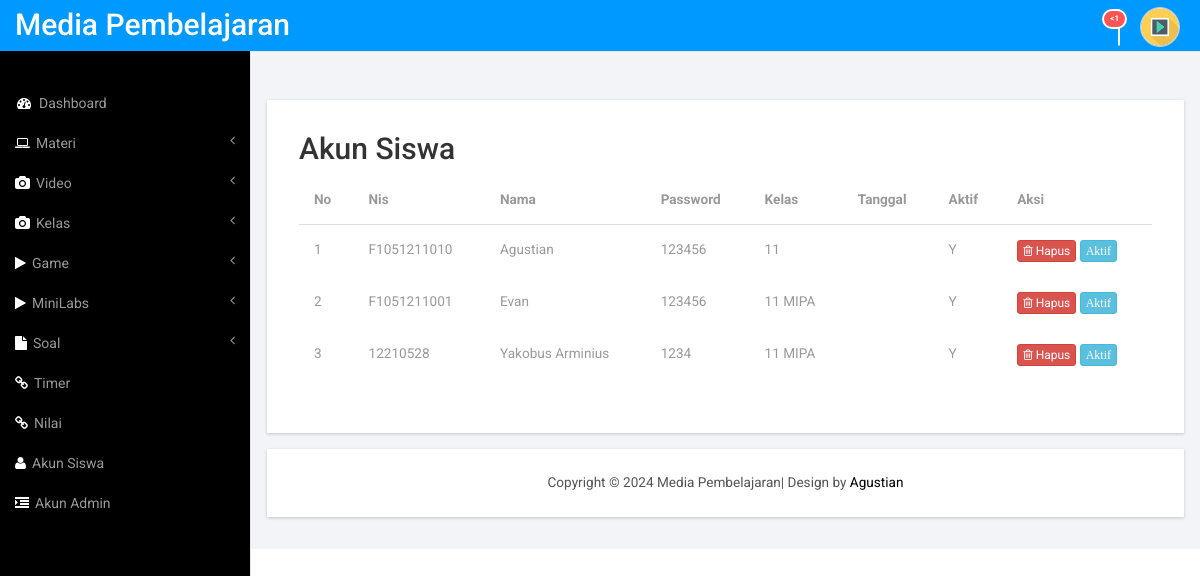
The page /admin/admin.php?page=akun_siswa (signed in) on the database its author committed.
### tables this page shows
CREATE TABLE `tabel_loginsiswa` (
  `id_loginsiswa` int(11) NOT NULL,
  `nis` varchar(10) NOT NULL,
  `kelas` varchar(10) NOT NULL,
  `nama` varchar(50) NOT NULL,
  `username` varchar(50) NOT NULL,
  `password` varchar(50) NOT NULL,
  `Aktif` enum('Y','N') NOT NULL
);

### admin/modul/akun_siswa/akun_siswa_page.php (the view)
<div class="content_bottom">
     <div class="col-md-12 span_3">
          <div class="bs-example1" data-example-id="contextual-table">
<h2 class="sub-header">Akun Siswa</h2>
 <table class="table">
 <thead>
  <tr>
    <th>No</th>
    <th>Nis</th>
    <th>Nama</th>
    <th>Password</th>
    <th>Kelas</th>
    <th>Tanggal</th>
    <th>Aktif</th>
    <th>Aksi</th>
  </tr>
  <?php
    $no=1;
    $page = mysqli_query($koneksi,"SELECT * FROM tabel_loginsiswa ") or die(mysqli_error());
    while($data=mysqli_fetch_array($page)){
  ?>
  <tr>
    <td> <?php echo $no; ?> </td>
    <td> <?php echo $data['username']; ?> </td>
    <td> <?php echo $data['nama']; ?> </td>
     <td> <?php echo $data['password']; ?> </td>
    <td> <?php echo $data['kelas']; ?> </td>
    <td> <?php echo isset($data['Tanggal']); ?> </td>
    <td> <?php echo $data['Aktif']; ?> </td>
    <td>
      <a href="?page=akun_siswa_hapus&id=
      <?php echo $data['id_loginsiswa']; ?>" class="btn btn-danger btn-xs"><i class="fa fa-trash-o"></i> Hapus </a>
          <?php if ($data['Aktif']=='Y'){ ?>
            <a href="?page=status_siswa&id=<?= $data ['id_loginsiswa'] ?>" class="btn btn-info btn-xs"><i class="fa fa-eyes">Aktif</button></a>
          <?php } else if ($data['Aktif']=='N'){ ?>
            <a href="?page=status_siswa&id=<?= $data ['id_loginsiswa'] ?>"class="btn btn-danger btn-xs"><i class="fa fa-eyes">Tidak</button></a>
         <?php } ?>
    </td>
  </tr>
  <?php
      $no++;
    }
  ?>
</thead>
</table>
</div>
</div>
</div>

### admin/assets/css/style.css (style rules this page uses)
h4, h5, h6, h1, h2, h3 { margin-top: 0; }
html, body { font-family: 'Roboto', sans-serif; font-size: 100%; background:#000; overflow-x: hidden; }
body a { transition:0.5s all; -webkit-transition:0.5s all; -moz-transition:0.5s all; -o-transition:0.5s all; -ms-transition:0.5s all; }
.span_3 { padding:0; }
.content_bottom { margin-bottom:1em; }
.map_container, #chart, .span_6, .col_2, .weather_list, .cal1, .skills-info, .stats-info, .r3_counter_box, .activity_box, .bs-example1, .cloud, .copy { -ms-box-shadow: 0 1px 3px 0px rgba(0, 0, 0, 0.2); -o-box-shadow: 0 1px 3px 0px rgba(0, 0, 0, 0.2); -moz-box-shadow: 0 1px 3px 0px rgba(0, 0, 0, 0.2); -webkit-box-shadow: 0 1px 3px 0px rgba(0, 0, 0, 0.2); box-shadow: 0 1px 3px 0px rgba(0, 0, 0, 0.2); }
.table > thead > tr > th, .table > tbody > tr > th, .table > tfoot > tr > th, .table > thead > tr > td, .table > tbody > tr > td, .table > tfoot > tr > td { border-top: none !important; }
.bs-example1 { background:#fff; padding:2em; }
.table > thead > tr > th, .table > tbody > tr > th, .table > tfoot > tr > th, .table > thead > tr > td, .table > tbody > tr > td, .table > tfoot > tr > td { font-size: 0.85em; color: #999; }
.table td, .table>tbody>tr>td, .table>tbody>tr>th, .table>tfoot>tr>td, .table>tfoot>tr>th, .table>thead>tr>td, .table>thead>tr>th { padding:15px !important; }
.table > thead > tr > th { border-bottom: 1px solid #ddd !important; }
html, body#login { background: url(../images/bg.jpg)no-repeat; background-size:cover; -webkit-background-size:cover; -moz-background-size:cover; -o-background-size:cover; -ms-background-size:cover; }

### rows shown on the page
tabel_loginsiswa: username "F1051211010", nama "Agustian", password "123456", kelas "11", Aktif "Y"
tabel_loginsiswa: username "F1051211001", nama "Evan", password "123456", kelas "11 MIPA", Aktif "Y"
tabel_loginsiswa: username "12210528", nama "Yakobus Arminius", password "1234", kelas "11 MIPA", Aktif "Y"
